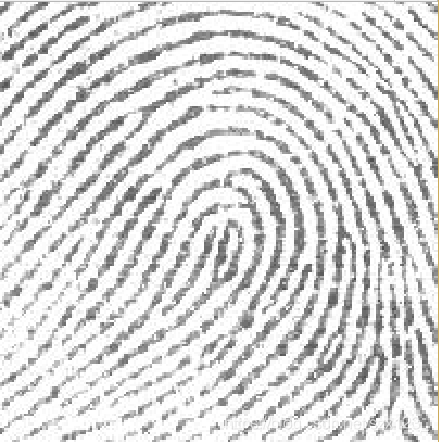
//> input picture Coherence-Enhancing Shock Filters/CoherenceFilter/1.png, 439 x 442 px
$ ./main   (built with g++ and OpenCV 4)
//> lines starting //> are read from the running program, lines starting //| are printed output that depends on the picture
//> further down, img is the input picture: 442 rows x 439 cols, CV_8UC3; mean B, G, R 216.2, 216.4, 216.5
// CoherenceFilter.cpp : 定义控制台应用程序的入口点。
//

#include <vector>
#include <opencv2/opencv.hpp>

using namespace std;
using namespace cv;

/* ==============================================
*   Coherence-Enhancing Shock Filters
*  Author:WinCoder@qq.com
*  inspired by
*  Joachim Weickert "Coherence-Enhancing Shock Filters"
*  http://www.mia.uni-saarland.de/Publications/weickert-dagm03.pdf
*
*   Paras:
*   @img        : input image ranging value from 0 to 255.
*   @sigma      : sobel kernel size.
*   @str_sigma  : neighborhood size,see detail in reference[2]
*   @belnd      : blending coefficient.default value 0.5.
*   @iter       : number of iteration.
*
*   Example:
*   Mat dst = CoherenceFilter(I,11,11,0.5,4);
*   imshow("shock filter",dst);
*/

Mat CoherenceFilter(Mat img, int sigma, int str_sigma, float blend, int iter)
{
//> called with sigma = 11, str_sigma = 11, blend = 0.5, iter = 2
	Mat I = img.clone();
	int height = I.rows;
//> height = 442
	int width = I.cols;
//> width = 439

	for (int i = 0; i <iter; i++)
	{
		Mat gray;
		cvtColor(I, gray, COLOR_BGR2GRAY);
		// 计算特征值和特征向量
		Mat eigen;
		cornerEigenValsAndVecs(gray, eigen, str_sigma, 3);

		vector<Mat> vec;
		split(eigen, vec);// vec[0]: λ1, vec[1]: λ2, vec[2]: x1, vec[3]: y1, vec[4]: x2,  vec[5]: y2

		// 主特征向量 w
		Mat x, y;
		x = vec[2];	// c
		y = vec[3];	// s

		// Sobel近似求解二阶导数
		Mat gxx, gxy, gyy;
		Sobel(gray, gxx, CV_32F, 2, 0, sigma);
		Sobel(gray, gxy, CV_32F, 1, 1, sigma);
		Sobel(gray, gyy, CV_32F, 0, 2, sigma);

		Mat ero;
		Mat dil;
		erode(I, ero, Mat());	// 最小值附近进行腐蚀
		dilate(I, dil, Mat());	// 最大值附近进行膨胀

		Mat img1 = ero;
		for (int nY = 0; nY<height; nY++)
		{
			for (int nX = 0; nX<width; nX++)
			{
				// 边界检测子v(ww)
				if (x.at<float>(nY, nX)* x.at<float>(nY, nX)* gxx.at<float>(nY, nX)
					+ 2 * x.at<float>(nY, nX)* y.at<float>(nY, nX)* gxy.at<float>(nY, nX)
					+ y.at<float>(nY, nX)* y.at<float>(nY, nX)* gyy.at<float>(nY, nX)<0)
				{
					img1.at<Vec3b>(nY, nX) = dil.at<Vec3b>(nY, nX);	// 最大值的影响区域 dil
				}
				// 否则是最小值的影响区域 ero
			}
		}
		// 和原图按比例混合
		I = I*(1.0 - blend) + img1*blend;
	}
//> this loop made 2 passes
//> pass 1, in CoherenceFilter, `x = vec[2];`:
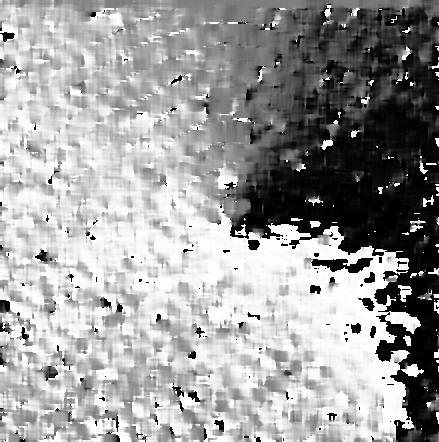
//> x: 442 rows x 439 cols, CV_32FC1; min -1, max 1, mean 0.238; drawn with min black and max white
//> pass 1, in CoherenceFilter, `y = vec[3];`:
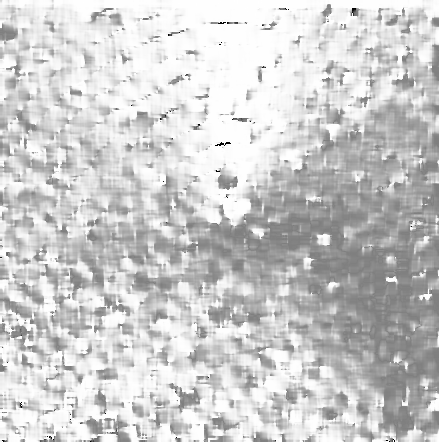
//> y: 442 rows x 439 cols, CV_32FC1; min -1, max 1, mean 0.606; drawn with min black and max white
//> pass 1, in CoherenceFilter, `Sobel(gray, gxx, CV_32F, 2, 0, sigma);`:
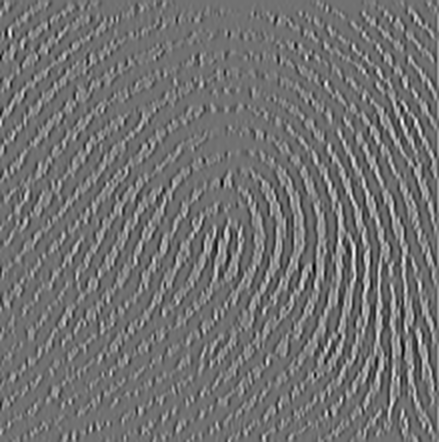
//> gxx: 442 rows x 439 cols, CV_32FC1; min -5720432, max 7059867, mean 1150.2; drawn with min black and max white
//> after the loop:
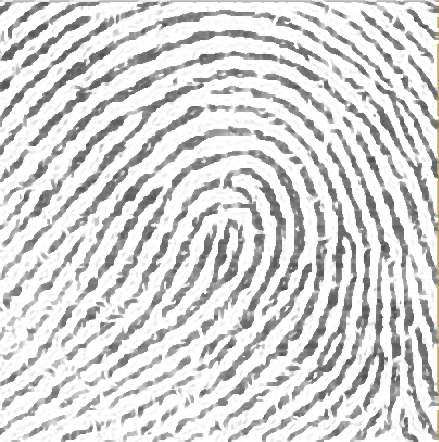
//> I: 442 rows x 439 cols, CV_8UC3; mean B, G, R 213, 213.3, 213.4
	return I;
}

int main()
{
	Mat img = imread("1.png", 1);
	Mat result = CoherenceFilter(img, 11, 11, 0.5, 2);
	imshow("Source", img);
	imshow("Result", result);
	waitKey(0);

    return 0;
}
